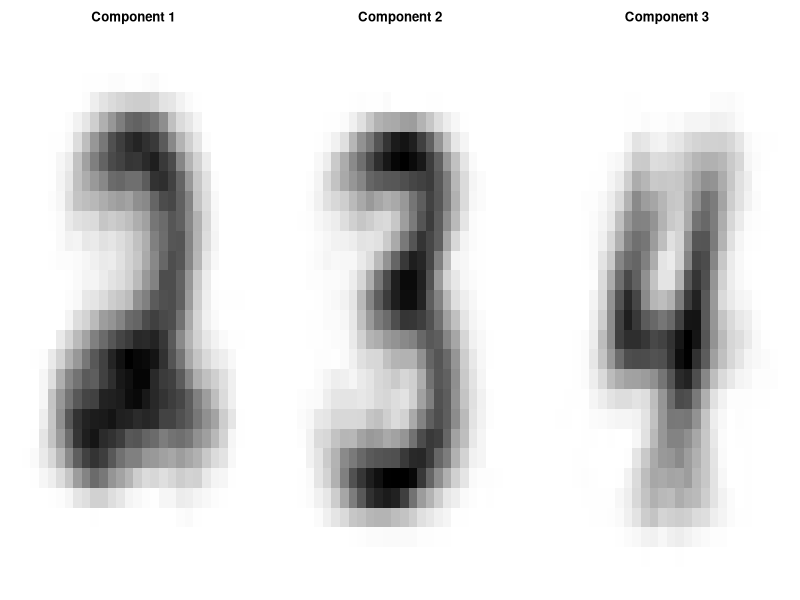

Recreate this plot in R.
## ---- chunk 1
knitr::opts_chunk$set(
  echo    = TRUE,
  warning = FALSE,
  message = FALSE,
  fig.width  = 7,
  fig.height = 5,
  fig.align  = "center"
)

library(ggplot2)

set.seed(42)
## ---- chunk 2
set.seed(42)
n <- 200000

# Exact value for comparison
I_exact <- dnorm(1) + pnorm(1, lower.tail = FALSE)

# f1: generate from truncated N(0,1) on (1, inf) via inverse CDF
p_lower <- pnorm(1)
u1      <- runif(n)
x1      <- qnorm(p_lower + u1 * (1 - p_lower))
# weight: g(x)/f1(x) = x^2 * (1 - Phi(1))
w1      <- x1^2 * (1 - p_lower)
I_f1    <- mean(w1)
se_f1   <- sd(w1) / sqrt(n)

# f2: generate from shifted Exp(1) on (1, inf)
x2   <- 1 + rexp(n)
w2   <- x2^2 * dnorm(x2) * exp(x2 - 1)
I_f2 <- mean(w2)
se_f2 <- sd(w2) / sqrt(n)

cat(sprintf("Exact value of I:              %.6f\n", I_exact))
cat(sprintf("f1 (truncated normal) estimate: %.6f  (SE = %.2e)\n", I_f1, se_f1))
cat(sprintf("f2 (shifted exponential) estimate: %.6f  (SE = %.2e)\n", I_f2, se_f2))
cat(sprintf("\nVariance ratio Var(f1)/Var(f2): %.4f\n",
            (se_f1^2) / (se_f2^2)))
## ---- chunk 3
set.seed(42)
n <- 200000
g <- function(x) exp(-x) / (1 + x^2)

# Simple Monte Carlo (n independent draws)
u_mc <- runif(n)
g_mc <- g(u_mc)
I_mc  <- mean(g_mc)
var_mc <- var(g_mc) / n

# Antithetic variables (n/2 pairs, same total evaluations)
u_anti <- runif(n / 2)
pairs  <- (g(u_anti) + g(1 - u_anti)) / 2
I_anti  <- mean(pairs)
var_anti <- var(pairs) / (n / 2)

# Empirical correlation between g(U) and g(1-U)
emp_cor <- cor(g(u_anti), g(1 - u_anti))

pct_red <- 100 * (var_mc - var_anti) / var_mc

cat(sprintf("Simple MC estimate:        %.6f\n", I_mc))
cat(sprintf("Antithetic estimate:       %.6f\n", I_anti))
cat(sprintf("Simple MC variance:        %.3e\n", var_mc))
cat(sprintf("Antithetic variance:       %.3e\n", var_anti))
cat(sprintf("Empirical Cor(g(U),g(1-U)): %.4f\n", emp_cor))
cat(sprintf("Variance reduction:         %.2f%%\n", pct_red))
## ---- chunk 4
# Read the CSV; try with and without a header row
dat_try <- read.csv("mnist_234_binary.csv", header = TRUE)
if (ncol(dat_try) %in% c(784, 785) && nrow(dat_try) == 600) {
  dat <- dat_try
} else {
  dat <- read.csv("mnist_234_binary.csv", header = FALSE)
}

# data.matrix() coerces all columns (including any factors/characters) to
# numeric, then we strip the label column if present (785 cols = label + 784)
raw <- data.matrix(dat)
if (ncol(raw) == 785) {
  X <- raw[, -1]
} else {
  X <- raw
}
mode(X) <- "double"

N <- nrow(X)   # 600
J <- ncol(X)   # 784
K <- 3
cat(sprintf("Data loaded: %d images x %d pixels\n", N, J))
## ---- chunk 5
# Initialize by randomly partitioning observations into K groups.
# k-means is avoided here because constant binary columns (all-0 or all-1
# pixels) produce NaN distances in the k-means distance computation.
set.seed(42)
cluster_init <- sample(seq_len(K), N, replace = TRUE)
pi_k <- tabulate(cluster_init, K) / N
mu_k <- matrix(0, K, J)
for (k in seq_len(K)) {
  rows_k    <- which(cluster_init == k)
  mu_k[k, ] <- colMeans(X[rows_k, , drop = FALSE])
}
mu_k <- pmax(pmin(mu_k, 1 - 1e-10), 1e-10)

# Pre-compute log versions
tol      <- 1e-6
max_iter <- 300
log_lik_prev <- -Inf
n_iter   <- 0

for (iter in seq_len(max_iter)) {

  # --- E-step (vectorized, log-space for stability) ---
  log_mu    <- t(log(mu_k))           # J x K
  log_1mmu  <- t(log(1 - mu_k))       # J x K
  log_resp  <- X %*% log_mu + (1 - X) %*% log_1mmu   # N x K
  for (k in seq_len(K))
    log_resp[, k] <- log_resp[, k] + log(pi_k[k])

  # Log-sum-exp stabilization
  lse_max  <- apply(log_resp, 1, max)
  resp_exp <- exp(log_resp - lse_max)
  row_sum  <- rowSums(resp_exp)
  gamma    <- resp_exp / row_sum

  # Observed-data log-likelihood
  log_lik <- sum(log(row_sum) + lse_max)

  # --- M-step ---
  Nk   <- colSums(gamma)
  pi_k <- Nk / N
  mu_k <- sweep(t(gamma) %*% X, 1, Nk, "/")
  mu_k <- pmax(pmin(mu_k, 1 - 1e-10), 1e-10)

  n_iter <- iter
  if (abs(log_lik - log_lik_prev) < tol) break
  log_lik_prev <- log_lik
}

cat(sprintf("EM converged in %d iterations\n", n_iter))
cat(sprintf("Final log-likelihood: %.4f\n", log_lik))
cat("Estimated mixing proportions:\n")
for (k in seq_len(K))
  cat(sprintf("  pi_%d = %.4f\n", k, pi_k[k]))
## ---- chunk 6
par(mfrow = c(1, 3), mar = c(1, 1, 2.5, 1))
for (k in seq_len(K)) {
  img <- matrix(mu_k[k, ], nrow = 28, ncol = 28, byrow = FALSE)
  image(1:28, 1:28, t(img[28:1, ]),
        col    = gray(seq(1, 0, length.out = 256)),
        main   = paste("Component", k),
        xlab   = "", ylab   = "",
        axes   = FALSE)
}
## ---- chunk 7
surv <- read.csv("interval_censored_exponential_data.csv")
n    <- nrow(surv)

theta <- 0.2       # starting value
tol   <- 1e-6
iter  <- 0

repeat {
  iter <- iter + 1

  # E-step: compute S^old
  S <- 0
  for (i in seq_len(n)) {
    if (surv$status[i] == "interval") {
      L   <- surv$L[i]
      R   <- surv$R[i]
      num <- (L + 1/theta) * exp(-theta * L) - (R + 1/theta) * exp(-theta * R)
      den <- exp(-theta * L) - exp(-theta * R)
      S   <- S + num / den
    } else {
      # right-censored
      L <- surv$L[i]
      S <- S + L + 1/theta
    }
  }

  # M-step
  theta_new <- n / S

  if (abs(theta_new - theta) < tol) {
    theta <- theta_new
    break
  }
  theta <- theta_new
}

cat(sprintf("(i)   Final estimate theta-hat:              %.6f\n", theta))
cat(sprintf("(ii)  Number of iterations to convergence:   %d\n",   iter))
cat(sprintf("(iii) Estimated mean survival time 1/theta-hat: %.6f\n", 1/theta))
## ---- chunk 8
sessionInfo()
